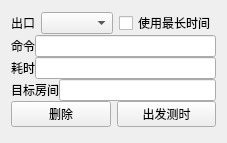
<?xml version="1.0" encoding="UTF-8"?>
<ui version="4.0">
 <class>GoForm</class>
 <widget class="QWidget" name="GoForm">
  <property name="geometry">
   <rect>
    <x>0</x>
    <y>0</y>
    <width>189</width>
    <height>143</height>
   </rect>
  </property>
  <property name="windowTitle">
   <string>Form</string>
  </property>
  <layout class="QGridLayout" name="gridLayout">
   <property name="verticalSpacing">
    <number>0</number>
   </property>
   <item row="0" column="0" colspan="2">
    <layout class="QHBoxLayout" name="horizontalLayout">
     <property name="spacing">
      <number>6</number>
     </property>
     <item>
      <widget class="QLabel" name="label">
       <property name="text">
        <string>出口</string>
       </property>
      </widget>
     </item>
     <item>
      <widget class="QComboBox" name="outCombox"/>
     </item>
     <item>
      <widget class="QCheckBox" name="longtimeCB">
       <property name="text">
        <string>使用最长时间</string>
       </property>
      </widget>
     </item>
    </layout>
   </item>
   <item row="1" column="0" colspan="2">
    <layout class="QHBoxLayout" name="horizontalLayout_2">
     <property name="spacing">
      <number>0</number>
     </property>
     <item>
      <widget class="QLabel" name="label_2">
       <property name="text">
        <string>命令</string>
       </property>
      </widget>
     </item>
     <item>
      <widget class="QLineEdit" name="cmd"/>
     </item>
    </layout>
   </item>
   <item row="2" column="0" colspan="2">
    <layout class="QHBoxLayout" name="horizontalLayout_3">
     <property name="spacing">
      <number>0</number>
     </property>
     <item>
      <widget class="QLabel" name="label_3">
       <property name="text">
        <string>耗时</string>
       </property>
      </widget>
     </item>
     <item>
      <widget class="QLineEdit" name="time"/>
     </item>
    </layout>
   </item>
   <item row="3" column="0" colspan="2">
    <layout class="QHBoxLayout" name="horizontalLayout_4">
     <property name="spacing">
      <number>0</number>
     </property>
     <item>
      <widget class="QLabel" name="label_4">
       <property name="text">
        <string>目标房间</string>
       </property>
      </widget>
     </item>
     <item>
      <widget class="QLineEdit" name="room"/>
     </item>
    </layout>
   </item>
   <item row="4" column="0">
    <widget class="QPushButton" name="deleteRoom">
     <property name="text">
      <string>删除</string>
     </property>
    </widget>
   </item>
   <item row="4" column="1">
    <widget class="QPushButton" name="go">
     <property name="text">
      <string>出发测时</string>
     </property>
    </widget>
   </item>
  </layout>
 </widget>
 <resources/>
 <connections/>
</ui>
